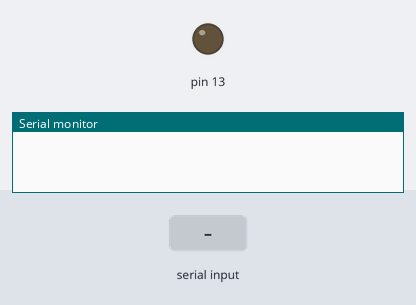
A sketch run on a simulated Arduino Uno, built with avr-gcc and run on an emulated ATmega328P. Parts: output pins drawn as LEDs (lit = HIGH), the last lines printed to the serial monitor. The test bench sets the inputs (shaded band).

Above: at 1.2 s.
1.3 s: "1" received over Serial
At 2.1 s:
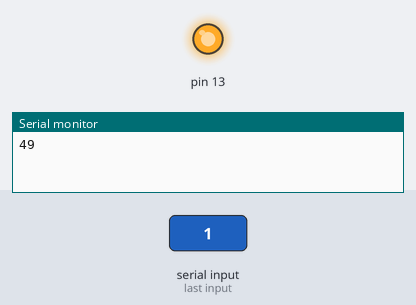
2.8 s: "0" received over Serial
At 3.2 s:
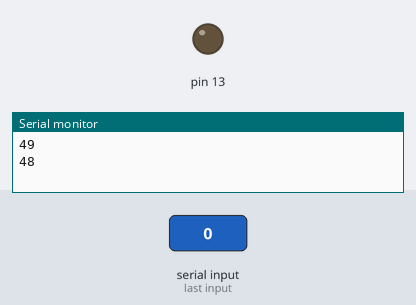
Timing chart, 0 to 5.8 s (numbered marks = the images above; inputs shaded):
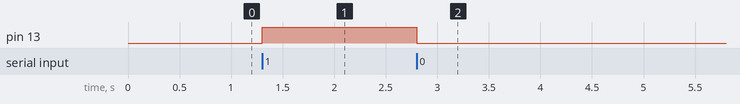

Measured:
- after the input at 1.3 s, pin 13: LOW → HIGH at once
- after the input at 2.8 s, pin 13: HIGH → LOW at once

The sketch:

led_exam01.ino
```cpp
//1이라는 숫자가 입력되면 13번 led에불이 켜지도록 설정, 1이 아니면 불이 꺼지도록 설정

int inputNum = 0;


void setup() {
  Serial.begin(9600);
  pinMode(13, OUTPUT);
}

void loop() {
  if(Serial.available() )
  {
    int serialInputdata = (int)Serial.read();


    if (serialInputdata == 49) // 1을 입력하면 49로 받는다.
    {
      digitalWrite(13, HIGH);
      Serial.println(serialInputdata);
      }
    else
    {
      digitalWrite(13, LOW);
      Serial.println(serialInputdata);
      }
    }
}
```
